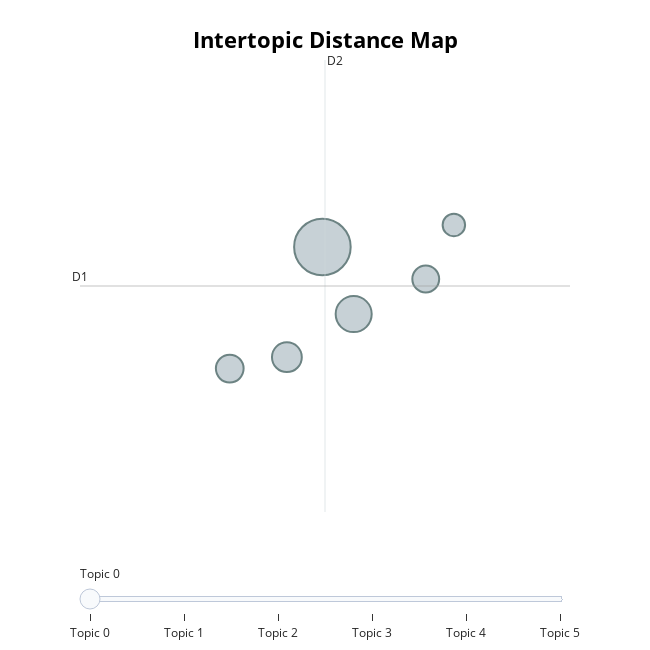

Notebook code for this chart:
### Code cell
model.visualize_topics()

### Figure 1 — Plotly figure (JSON) as saved in the notebook; plotly's stock layout.template omitted (floating-point values rounded to 4 significant figures)
{"data": [{"customdata": [[0, "trump | trumps | america | voteharwell | httpstcoqhtswkivi", 32], [1, "trump | don | thehill | knows | projectlincoln", 37], [2, "realdonaldtrump | teamtrump | trump | bot | bye", 21], [3, "realdonaldtrump | trump | president | fauci | pander", 30], [4, "biden | joe | joebiden | amp | vote", 133], [5, "trump | like | people | think | words", 54]], "hovertemplate": "<b>Topic %{customdata[0]}</b><br>%{customdata[1]}<br>Size: %{customdata[2]}", "legendgroup": "", "marker": {"color": "#B0BEC5", "line": {"color": "DarkSlateGrey", "width": 2}, "size": [32, 37, 21, 30, 133, 54], "sizemode": "area", "sizeref": 0.08313, "symbol": "circle"}, "mode": "markers", "name": "", "orientation": "v", "showlegend": false, "type": "scatter", "x": [-11.18, -10.54, -8.668, -8.983, -10.14, -9.79], "xaxis": "x", "y": [10.21, 10.34, 11.75, 11.17, 11.51, 10.8], "yaxis": "y"}], "layout": {"annotations": [{"showarrow": false, "text": "D1", "x": -12.85, "y": 11.1, "yshift": 10}, {"showarrow": false, "text": "D2", "x": -10.11, "xshift": 10, "y": 13.51}], "height": 650, "hoverlabel": {"bgcolor": "white", "font": {"family": "Rockwell", "size": 16}}, "legend": {"itemsizing": "constant", "tracegroupgap": 0}, "margin": {"t": 60}, "shapes": [{"line": {"color": "#CFD8DC", "width": 2}, "type": "line", "x0": -10.11, "x1": -10.11, "y0": 8.682, "y1": 13.51}, {"line": {"color": "#9E9E9E", "width": 2}, "type": "line", "x0": -12.85, "x1": -7.368, "y0": 11.1, "y1": 11.1}], "sliders": [{"active": 0, "pad": {"t": 50}, "steps": [{"args": [{"marker.color": [["red", "#B0BEC5", "#B0BEC5", "#B0BEC5", "#B0BEC5", "#B0BEC5"]]}], "label": "Topic 0", "method": "update"}, {"args": [{"marker.color": [["#B0BEC5", "red", "#B0BEC5", "#B0BEC5", "#B0BEC5", "#B0BEC5"]]}], "label": "Topic 1", "method": "update"}, {"args": [{"marker.color": [["#B0BEC5", "#B0BEC5", "red", "#B0BEC5", "#B0BEC5", "#B0BEC5"]]}], "label": "Topic 2", "method": "update"}, {"args": [{"marker.color": [["#B0BEC5", "#B0BEC5", "#B0BEC5", "red", "#B0BEC5", "#B0BEC5"]]}], "label": "Topic 3", "method": "update"}, {"args": [{"marker.color": [["#B0BEC5", "#B0BEC5", "#B0BEC5", "#B0BEC5", "red", "#B0BEC5"]]}], "label": "Topic 4", "method": "update"}, {"args": [{"marker.color": [["#B0BEC5", "#B0BEC5", "#B0BEC5", "#B0BEC5", "#B0BEC5", "red"]]}], "label": "Topic 5", "method": "update"}]}], "title": {"font": {"color": "Black", "size": 22}, "text": "<b>Intertopic Distance Map</b>", "x": 0.5, "xanchor": "center", "y": 0.95, "yanchor": "top"}, "width": 650, "xaxis": {"anchor": "y", "domain": [0, 1], "range": [-12.85, -7.368], "title": {"text": ""}, "visible": false}, "yaxis": {"anchor": "x", "domain": [0, 1], "range": [8.682, 13.51], "title": {"text": ""}, "visible": false}}}
